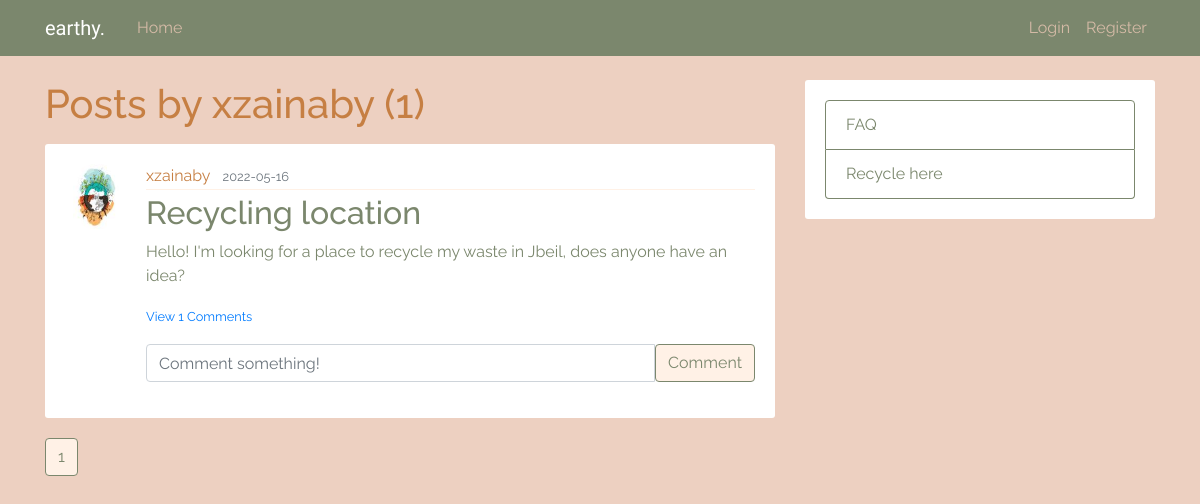
Page /user/xzainaby on the committed database.
### earthy/models.py (models this page shows, shortened)
class User(db.Model, UserMixin):
    id = db.Column(db.Integer, primary_key=True)
    email = db.Column(db.String(150), unique=True, nullable=False)
    username = db.Column(db.String(20), unique=True, nullable=False)
    image_file = db.Column(db.String(20), nullable=False,
                           default='default.png')
    members = db.Column(db.Integer)
    password = db.Column(db.String(60), nullable=False)
    score=db.Column(db.Integer)
    posts = db.relationship('Post', backref='author', lazy=True)
    comments = db.relationship('Comment', backref='user', passive_deletes=True)
    plastics = db.relationship('Plastic', backref='user', passive_deletes=True)

class Post(db.Model):
    id = db.Column(db.Integer, primary_key=True)
    title = db.Column(db.String(100), nullable=False)
    date_created = db.Column(db.DateTime(timezone=True), default=func.now())
    content = db.Column(db.Text, nullable=False)
    user_id = db.Column(db.Integer, db.ForeignKey('user.id', ondelete="CASCADE"), nullable=False)
    comments = db.relationship('Comment', backref='post', passive_deletes=True)

### earthy/users/routes.py (the view)
@users.route("/user/<string:username>")
def user_posts(username):
    page = request.args.get('page', 1, type=int)
    user = User.query.filter_by(username=username).first_or_404()
    posts = Post.query.filter_by(author=user)\
        .order_by(Post.date_created.desc())\
        .paginate(page=page, per_page=5)
    return render_template('user_posts.html', posts=posts, user=user)

### earthy/templates/user_posts.html (shortened to what this page needs)
{% extends "base.html" %}
{% block content %}
    <h1 class="mb-3">Posts by {{ user.username }} ({{ posts.total }})</h1>
    {% for post in posts.items %}
        <article class="media content-section">
          <img class="rounded-circle article-img" src="{{ url_for('static', filename='profile_pics/' + post.author.image_file) }}">
          <div class="media-body">
            <div class="article-metadata">
              <a class="mr-2" href="{{ url_for('users.user_posts', username=post.author.username) }}">{{ post.author.username }}</a>
              <small class="text-muted">{{ post.date_created.strftime('%Y-%m-%d') }}</small>
            </div>
            <h2><a class="article-title" href="{{ url_for('posts.post', post_id=post.id) }}">{{ post.title }}</a></h2>
            <p class="article-content">{{ post.content }}</p>
            <p class="card-text">
              {% if post.comments|length > 0 %}
              <a data-toggle="collapse" href="#comments-{{post.id}}" role="button">
                <small>View {{post.comments|length}} Comments</small>
              </a>
              {% else %}
              <small class="text-muted">No Comments</small>
              {% endif %}
            </p>
            <form
              class="input-group mb-3"
              method="POST"
              action="/create-comment/{{post.id}}"
            >
              <input
                type="text"
                id="text"
                name="text"
                class="form-control"
                placeholder="Comment something!"
              />
              <button type="submit" class="btn btn-primary">Comment</button>
            </form>
          </div>
        </article>
    {% endfor %}
    {% for page_num in posts.iter_pages(left_edge=1, right_edge=1, left_current=1, right_current=2) %}
      {% if page_num %}
        {% if posts.page == page_num %}
          <a class="btn btn-info mb-4" href="{{ url_for('users.user_posts', username=user.username, page=page_num) }}">{{ page_num }}</a>
        {% else %}
          <a class="btn btn-outline-info mb-4" href="{{ url_for('users.user_posts', username=user.username, page=page_num) }}">{{ page_num }}</a>
        {% endif %}
      {% else %}
        ...
      {% endif %}
    {% endfor %}
{% endblock content %}

### earthy/static/style.css (style rules this page uses)
:root { --lightpink: #eac6b4d0; --darkpink: #c67f43; --mediumgreen: #b7b7a4; --mediumpink: #e6b095; --darkgreen: #7b876d; --beige: #fff1e6; --lightgreen:#d7d7c3b2; }
* { font-family: 'Raleway', sans-serif; }
body { background-color: var(--lightpink); margin-top: 5rem; }
h1, h2, h3, h4, h5, h6 { color: var(--darkpink); }
.content-section { background-color: white; padding: 20px; border-radius: 3px; margin-bottom: 20px; color: var(--darkgreen); }
.article-title { color: var(--darkgreen); }
.article-content { white-space: pre-line; }
.article-img { height: 65px; width: 65px; margin-right: 16px; }
.article-metadata { padding-bottom: 1px; margin-bottom: 4px; border-bottom: 1px solid var(--beige) }
.mr-2 { color: var(--darkpink); }
.btn:not(#danger, #update) { border-color: var(--darkgreen); color: var(--darkgreen); background-color: var(--beige); }
.btn { -webkit-appearance: none; -moz-appearance: none; appearance: none; }

### rows in the picture
User: username "xzainaby"
Post: image_file (picture), author.username "xzainaby", date_created "2022-05-16", title "Recycling location", content "Hello! I'm looking for a place to recycle my waste in Jbeil, does anyone have an idea?", comments|length "1"

### other values in the picture
{{ posts.total }} "1"
{{ page_num }} "1"
